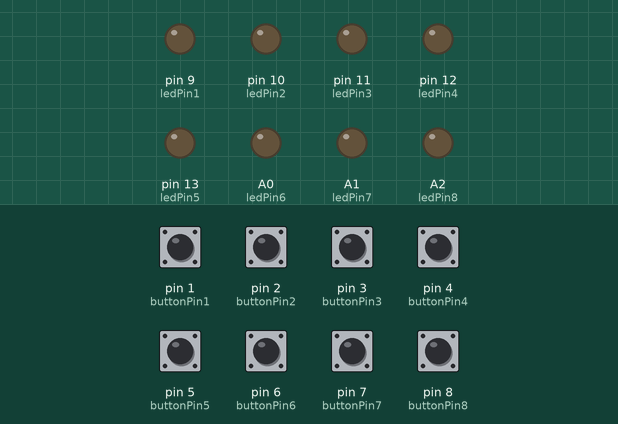
The sketch below on a simulated Arduino Uno, built with avr-gcc and run on an emulated ATmega328P. On the bench: output pins drawn as LEDs (lit = HIGH). Inputs (shaded band) come from the test bench; at power-on: pin 1 (buttonPin1), pin 2 (buttonPin2), pin 3 (buttonPin3), pin 4 (buttonPin4), pin 5 (buttonPin5), pin 6 (buttonPin6), pin 7 (buttonPin7), pin 8 (buttonPin8) LOW.

Above: at 1.2 s.
1.3 s: pin 1 (buttonPin1) pulled HIGH for 0.15 s
At 1.37 s:
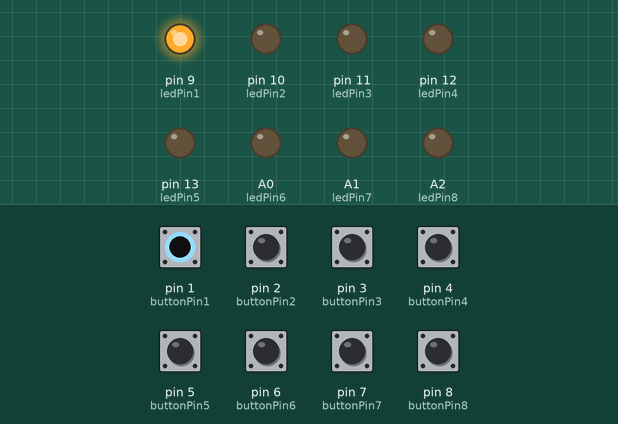
2.9 s: pin 2 (buttonPin2) pulled HIGH for 0.15 s
At 2.97 s:
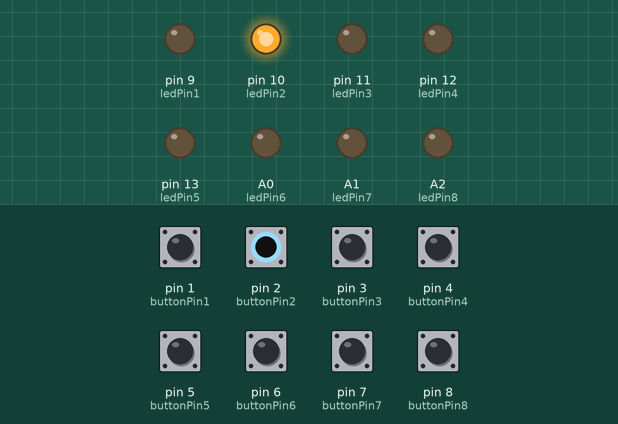
4.5 s: pin 3 (buttonPin3) pulled HIGH for 0.15 s
At 4.57 s:
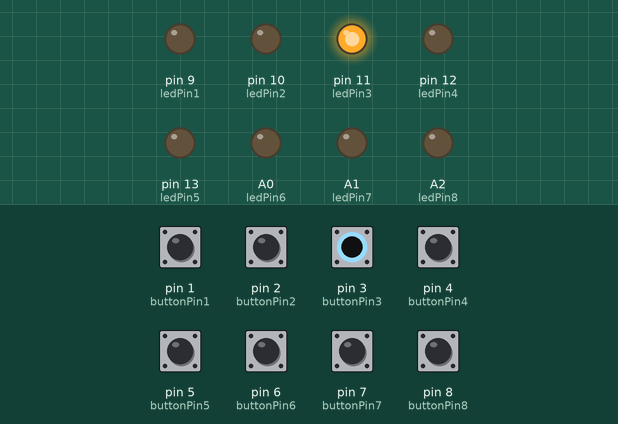
6.1 s: pin 4 (buttonPin4) pulled HIGH for 0.15 s
At 6.17 s:
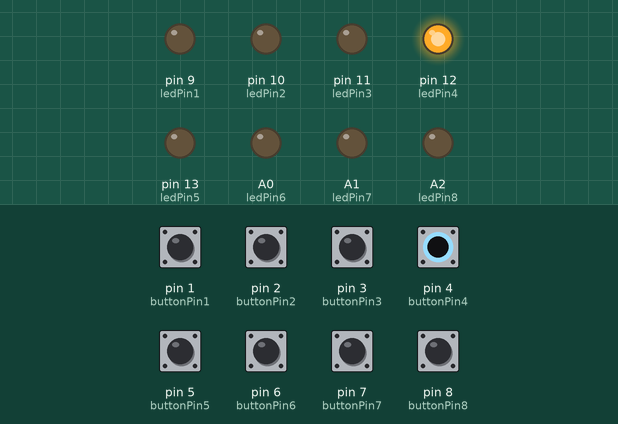
7.7 s: pin 5 (buttonPin5) pulled HIGH for 0.15 s
At 7.77 s:
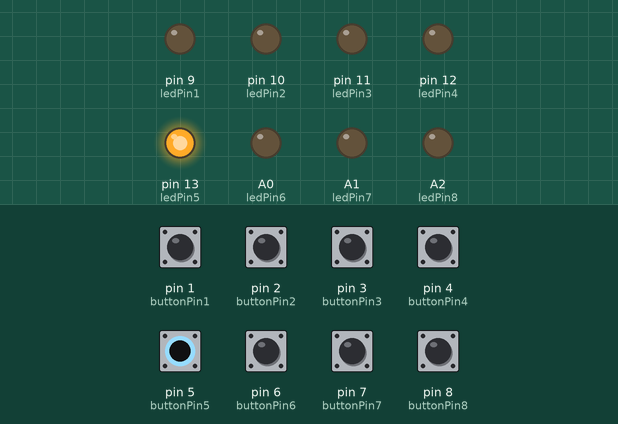
9.3 s: pin 6 (buttonPin6) pulled HIGH for 0.15 s
At 9.37 s:
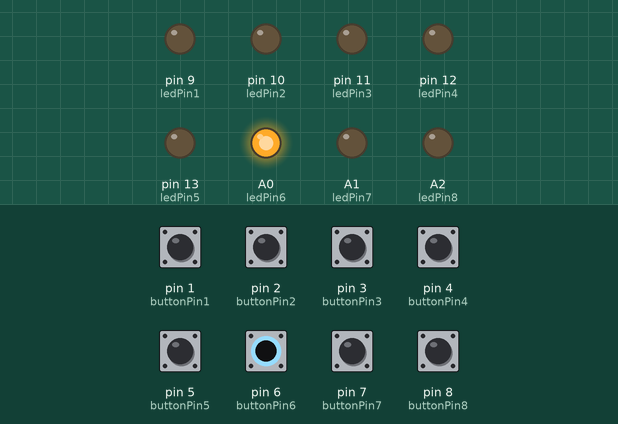
Timing chart, 0 to 11.9 s (numbered marks = the images above; inputs shaded):
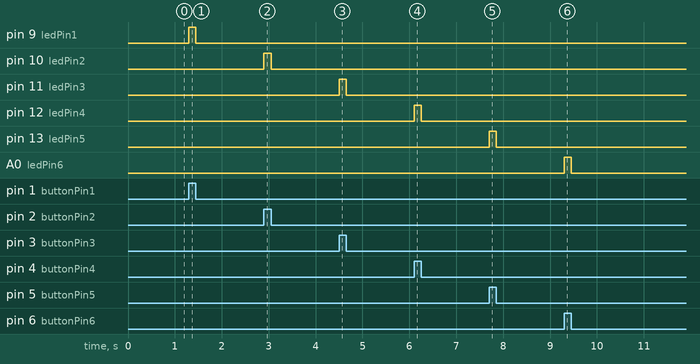

The sketch:

Arduino_8_Buttons.ino
```cpp
const int buttonPin1 = 1;
const int buttonPin2 = 2;
const int buttonPin3 = 3;
const int buttonPin4 = 4;
const int buttonPin5 = 5;
const int buttonPin6 = 6;
const int buttonPin7 = 7;
const int buttonPin8 = 8;

const int ledPin1 =  9;
const int ledPin2 =  10;
const int ledPin3 =  11;
const int ledPin4 =  12;
const int ledPin5 =  13;
const int ledPin6 =  A0;
const int ledPin7 =  A1;
const int ledPin8 =  A2;

int buttonState1 = 0;
int buttonState2 = 0;
int buttonState3 = 0;
int buttonState4 = 0;
int buttonState5 = 0;
int buttonState6 = 0;
int buttonState7 = 0;
int buttonState8 = 0;


void setup()
{
  pinMode(ledPin1, OUTPUT);
  pinMode(ledPin2, OUTPUT);
  pinMode(ledPin3, OUTPUT);
  pinMode(ledPin4, OUTPUT);
  pinMode(ledPin5, OUTPUT);
  pinMode(ledPin6, OUTPUT);
  pinMode(ledPin7, OUTPUT);
  pinMode(ledPin8, OUTPUT);

  pinMode(buttonPin1, INPUT);
  pinMode(buttonPin2, INPUT);
  pinMode(buttonPin3, INPUT);
  pinMode(buttonPin4, INPUT);
  pinMode(buttonPin5, INPUT);
  pinMode(buttonPin6, INPUT);
  pinMode(buttonPin7, INPUT);
  pinMode(buttonPin8, INPUT);
}

void loop()
{
  buttonState1 = digitalRead(buttonPin1);
  if (buttonState1 == HIGH)
  {
    digitalWrite(ledPin1, HIGH);
  }
  else
  {
    digitalWrite(ledPin1, LOW);
  }


  buttonState2 = digitalRead(buttonPin2);
    if (buttonState2 == HIGH)
  {
    digitalWrite(ledPin2, HIGH);
  }
  else
  {
    digitalWrite(ledPin2, LOW);
  }


  buttonState3 = digitalRead(buttonPin3);
  if (buttonState3 == HIGH)
  {
    digitalWrite(ledPin3, HIGH);
  }
  else
  {
    digitalWrite(ledPin3, LOW);
  }


  buttonState4 = digitalRead(buttonPin4);
  if (buttonState4 == HIGH)
  {
    digitalWrite(ledPin4, HIGH);
  }
  else
  {
    digitalWrite(ledPin4, LOW);
  }

  buttonState5 = digitalRead(buttonPin5);
  if (buttonState5 == HIGH)
  {
    digitalWrite(ledPin5, HIGH);
  }
  else
  {
    digitalWrite(ledPin5, LOW);
  }


  buttonState6 = digitalRead(buttonPin6);
  if (buttonState6 == HIGH)
  {
    digitalWrite(ledPin6, HIGH);
  }
  else
  {
    digitalWrite(ledPin6, LOW);
  }


  buttonState7 = digitalRead(buttonPin7);
      if (buttonState7 == HIGH)
  {
    digitalWrite(ledPin7, HIGH);
  }
  else
  {
    digitalWrite(ledPin7, LOW);
  }


  buttonState8 = digitalRead(buttonPin8);
  if (buttonState8 == HIGH)
  {
    digitalWrite(ledPin8, HIGH);
  }
  else
  {
    digitalWrite(ledPin8, LOW);
  }

 /*
 // Turn on LED 1 if button 1 or button 2 are pressed
  if (buttonState1 == HIGH || buttonState2 == HIGH)
  {
    digitalWrite(ledPin1, HIGH);
  }
  else
  {
    digitalWrite(ledPin1, LOW);
  }

// Turn on LED 2 if button 3 or button 4 are pressed
  if (buttonState3 == HIGH || buttonState4 == HIGH)
  {
    digitalWrite(ledPin2, HIGH);
  }
  else
  {
    digitalWrite(ledPin2, LOW);
  }

// Turn on LED 3 if button 5 or button 6 are pressed
  if (buttonState5 == HIGH || buttonState6 == HIGH)
  {
    digitalWrite(ledPin23 HIGH);
  }
  else
  {
    digitalWrite(ledPin3, LOW);
  }

// Turn on LED 4 if button 7 or button 8 are pressed
  if (buttonState7 == HIGH || buttonState8 == HIGH)
  {
    digitalWrite(ledPin4, HIGH);
  }
  else
  {
    digitalWrite(ledPin4, LOW);
  }*/


}
```

Measured:
- after the input at 1.3 s, pin 9 (ledPin1): LOW → HIGH at once, → LOW 0.15 s later
- after the input at 2.9 s, pin 10 (ledPin2): LOW → HIGH at once, → LOW 0.15 s later
- after the input at 4.5 s, pin 11 (ledPin3): LOW → HIGH at once, → LOW 0.15 s later
- after the input at 6.1 s, pin 12 (ledPin4): LOW → HIGH at once, → LOW 0.15 s later
- after the input at 7.7 s, pin 13 (ledPin5): LOW → HIGH at once, → LOW 0.15 s later
- after the input at 9.3 s, A0 (ledPin6): LOW → HIGH at once, → LOW 0.15 s later
